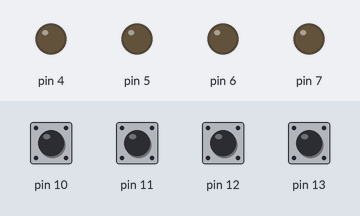
Recording of a sketch running on a simulated Arduino Leonardo, built with avr-gcc and run on an emulated ATmega32U4. Parts: output pins drawn as LEDs (lit = HIGH). Dashed ring = blinking. The test bench sets the inputs (shaded band); at power-on: pin 10–13 HIGH. USB keyboard and mouse output is not drawn.

Above: at 1.2 s.
1.3 s: pin 10 pulled LOW for 1 s
At 1.65 s:
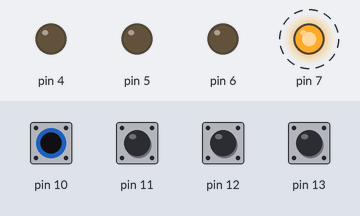
4.3 s: pin 11 pulled LOW for 1 s
At 4.65 s:
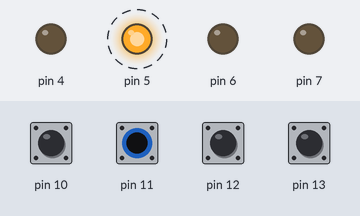
7.3 s: pin 12 pulled LOW for 1 s
At 7.65 s:
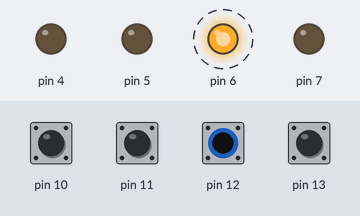
10.3 s: pin 13 pulled LOW for 1 s
At 10.65 s:
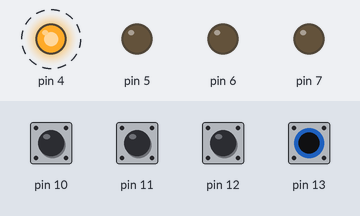
Timing chart, 0 to 13.3 s (numbered marks = the images above; inputs shaded):
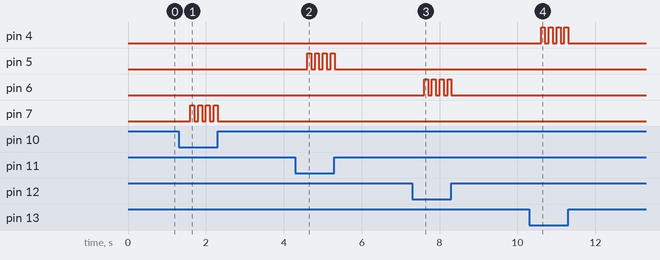

The sketch:

unfuck-jeopardy.ino
```cpp
// (licence header left out)
#include <Keyboard.h>

#define LED_RED 4       // D1
#define LED_YELLOW 5    // D3
#define LED_GREEN 6     // D2
#define LED_BLUE 7      // D4
#define LED_WHITE_D5 8  // D5
#define LED_WHITE_D6 9  // D6

#define BUZZER_IN_0 13  // Player A/RED
#define BUZZER_IN_1 12  // Player B/GREEN
#define BUZZER_IN_2 11  // Player C/YELLOW
#define BUZZER_IN_3 10  // Player D/BLUE

// Hardware is built for four players only.
#define PLAYER_COUNT  4

struct player_io {
  uint8_t led;
  uint8_t buzzer;
  char key_press;
};

struct player_io all_players[PLAYER_COUNT];
struct player_io *current_player = NULL;

void setup() {
  Keyboard.begin();
  // Player A
  all_players[0].led = LED_RED;
  all_players[0].buzzer = BUZZER_IN_0;
  all_players[0].key_press = 'A';
  // Player B
  all_players[1].led = LED_GREEN;
  all_players[1].buzzer = BUZZER_IN_1;
  all_players[1].key_press = 'B';
  // Player C
  all_players[2].led = LED_YELLOW;
  all_players[2].buzzer = BUZZER_IN_2;
  all_players[2].key_press = 'C';
  // Player D
  all_players[3].led = LED_BLUE;
  all_players[3].buzzer = BUZZER_IN_3;
  all_players[3].key_press = 'D';

  // initialize IO PINs
  for(uint8_t player_i = 0; player_i < PLAYER_COUNT; player_i++) {
    pinMode(all_players[player_i].buzzer, INPUT_PULLUP);
    pinMode(all_players[player_i].led, OUTPUT);
  }
}

/**
 *  Check which player pressed the button. In cases nobody, return NULL.
 */
struct player_io *who_pressed() {
  for(uint8_t player_i = 0; player_i < PLAYER_COUNT; player_i++) {
    // Pull-down resistor: in case buzzer pressed, the PIN is '0'
    if(digitalRead(all_players[player_i].buzzer) == 0) {
      return &all_players[player_i];
    }
  }
  return NULL;
}

/**
 * Helper function to turn on/off the status LEDs.
 */
void status_leds(uint8_t high_or_low) {
  digitalWrite(LED_WHITE_D5, high_or_low);
  digitalWrite(LED_WHITE_D6, high_or_low);
}

/**
 * Helper function to realize LED blinking in the loop() function.
 * It just turns off everything and the loop() has to take care of the
 * logic to enable to proper LEDs depending on state.
 */
void turn_off_all_leds() {
  status_leds(LOW);
  for(uint8_t player_i = 0; player_i < PLAYER_COUNT; player_i++) {
    digitalWrite(all_players[player_i].led, LOW);
  }
}


void loop() {
  // Change status only if the player changed. Keep it in a tmp var for the moment.
  struct player_io *tmp_player = who_pressed();

  /*
   * While who_pressed() function returns the current buzzer state, there is a case which
   * remains unhandled when iteration over all players from the beginning: when in current loop()-
   * run a player with a lesser ID presses buzzer, he/she wins the next round. For example if
   * player C, index 2 in the all_players array, presses first, the next iteration can be won by
   * player A or B. One had to rely on the key press of C to happen soon enough and the GUI will
   * catch it. That is not enough for such high stakes games like Hacker-Jeopardy.
   *
   * Therefore the following two cases must be checked to ensure no further issues arise.
   */
  // Only allow checking for new player if the current_player was NOT set previously.
  if(current_player == NULL) {
    status_leds(HIGH);
    current_player = tmp_player;
  // If in this run the player can be unset, but only if the previous round a buzzer WAS set.
  } else if(current_player != NULL && tmp_player == NULL) {
    current_player = tmp_player;
  } else {
    digitalWrite(current_player->led, HIGH);
    Keyboard.press(current_player->key_press);
    Keyboard.releaseAll();
  }
  delay(100);
  turn_off_all_leds();
  delay(100);
}
```

Measured:
- after the input at 1.3 s, pin 7: alternates HIGH for 0.10 s and LOW for 0.10 s, 8 changes in all, then stays LOW, starting after 0.30 s
- after the input at 4.3 s, pin 5: alternates HIGH for 0.10 s and LOW for 0.10 s, 8 changes in all, then stays LOW, starting after 0.30 s
- after the input at 7.3 s, pin 6: alternates HIGH for 0.10 s and LOW for 0.10 s, 8 changes in all, then stays LOW, starting after 0.30 s
- after the input at 10.3 s, pin 4: alternates HIGH for 0.10 s and LOW for 0.10 s, 8 changes in all, then stays LOW, starting after 0.31 s
